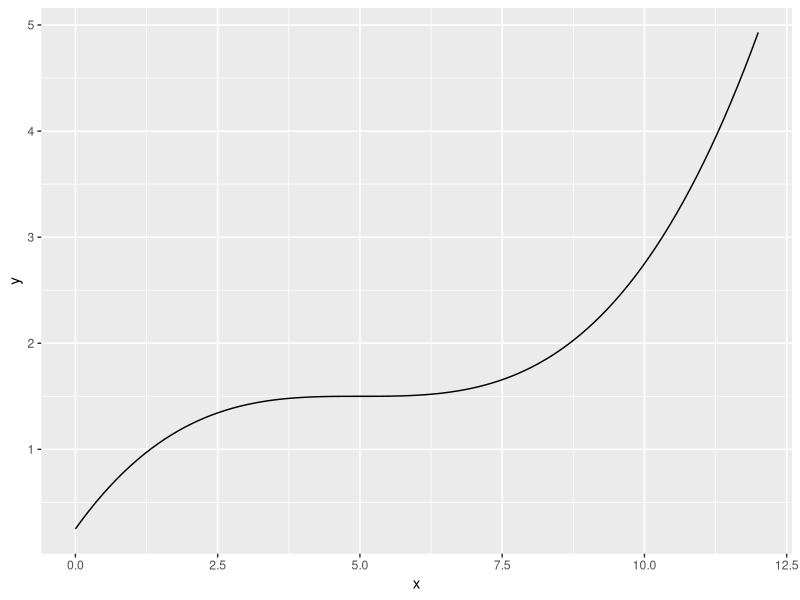
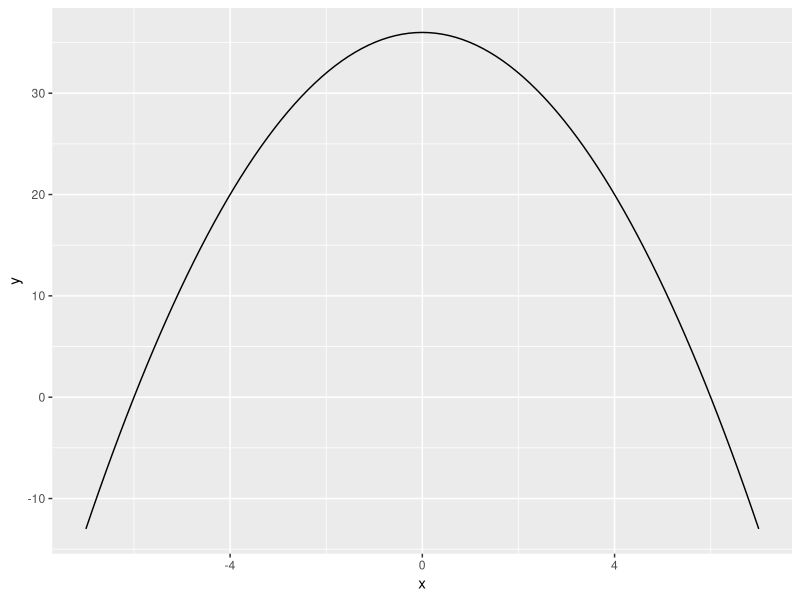

These figures' R source, in order:
## ---- chunk 1
library(ggplot2)

train_function <- function(x) {0.01*(x - 5)^3 + 1.5}

ggplot(data.frame(x = c(0:12)), aes(x = x)) +
  stat_function(fun = train_function)
## ---- chunk 2
func <- function(x) {36 - x^2}

ggplot(data = data.frame(x = c(-7:7)), aes(x=x)) +
  stat_function(fun = func)
